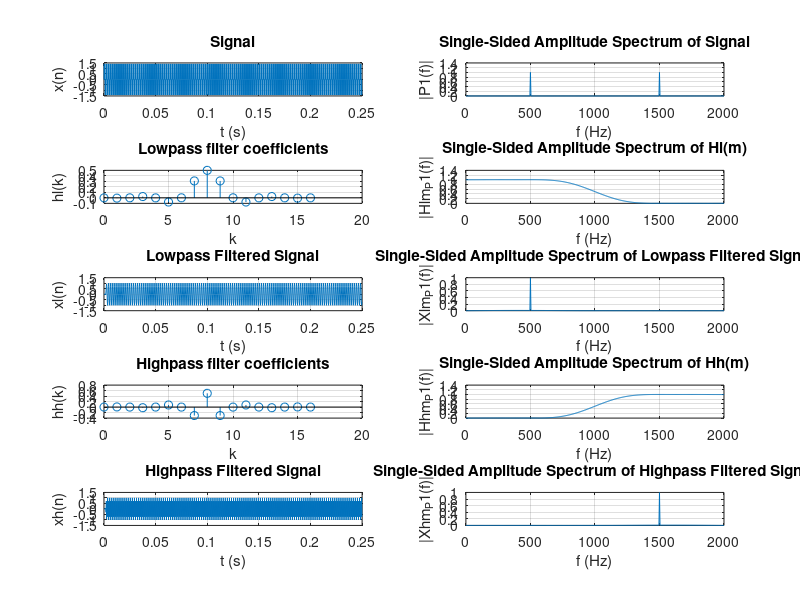
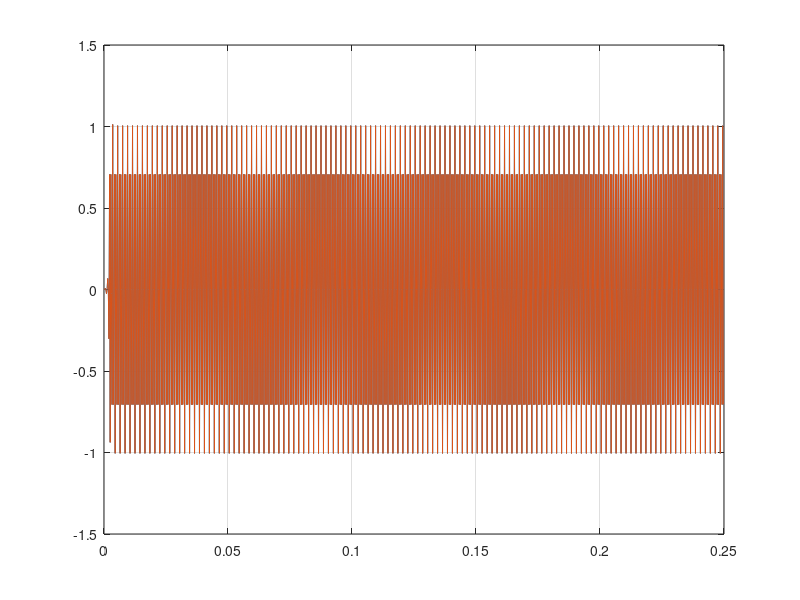

The MATLAB source for these figures, in order:
close all
clear

%-- common --
Fs = 4000;            % Sampling frequency                    
T = 1/Fs;             % Sampling period       
L = 1000;             % Length of signal
t = (0:L-1)*T;        % Time vector
f1 = 500;
f2 = 1500;
fc = 1000/(Fs/2);
nfir = 16;

%-- signal --
xn = sin(2*pi*f1*t) + sin(2*pi*f2*t);

%-- signal fft --
f = Fs*(0:(L/2))/L;
Xm = fft(xn);
P2 = abs(Xm/L);
P1 = P2(1:L/2+1);
P1(2:end-1) = 2*P1(2:end-1);

%-- lowpass filter --
hl_k = fir1(nfir,fc);

%-- lowpass filter fft --
Hlm = fft( [hl_k zeros(1, L - length(hl_k))] );
Hlm_P2 = abs(Hlm/1);    % don't divide because filter coefficients are already scaled ???
Hlm_P1 = Hlm_P2(1:L/2+1);
Hlm_P1(2:end-1) = Hlm_P1(2:end-1);

%-- lowpass filtered signal --
xln = filter(hl_k,1,xn);

%-- lowpass filtered signal fft --
Xlm = fft(xln);
Xlm_P2 = abs(Xlm/L);
Xlm_P1 = Xlm_P2(1:L/2+1);
Xlm_P1(2:end-1) = 2*Xlm_P1(2:end-1);

%-- highpass filter --
hh_k = -1*hl_k;
hh_k(9) = hh_k(9) + 1

%-- highpass filter fft --
Hhm = fft( [hh_k zeros(1, L - length(hh_k))] );
Hhm_P2 = abs(Hhm/1);    % don't divide because filter coefficients are already scaled ???
Hhm_P1 = Hhm_P2(1:L/2+1);
Hhm_P1(2:end-1) = Hhm_P1(2:end-1);

%-- highpass filtered signal --
xhn = filter(hh_k,1,xn);

%-- highpass filtered signal fft --
Xhm = fft(xhn);
Xhm_P2 = abs(Xhm/L);
Xhm_P1 = Xhm_P2(1:L/2+1);
Xhm_P1(2:end-1) = 2*Xhm_P1(2:end-1);

%-- highpass filtered signal using low pass--
% xhn2 = xn - xln;
delayed_signal = [zeros(1,8) xn];
delayed_signal = delayed_signal(1:L);
xhn2 = delayed_signal - xln;
%-- plots --
figure
subplot(5,2,1)
plot(t, xn)
grid on
title('Signal')
xlabel('t (s)')
ylabel('x(n)')

subplot(5,2,2)
plot(f,P1) 
grid on
title('Single-Sided Amplitude Spectrum of Signal')
xlabel('f (Hz)')
ylabel('|P1(f)|')

subplot(5,2,3)
stem((0:nfir), hl_k)
grid on
title('Lowpass filter coefficients')
xlabel('k')
ylabel('hl(k)')

subplot(5,2,4)
plot(f,Hlm_P1) 
grid on
title('Single-Sided Amplitude Spectrum of Hl(m)')
xlabel('f (Hz)')
ylabel('|Hlm_P1(f)|')

subplot(5,2,5)
plot(t, xln)
grid on
title('Lowpass Filtered Signal')
xlabel('t (s)')
ylabel('xl(n)')

subplot(5,2,6)
plot(f,Xlm_P1) 
grid on
title('Single-Sided Amplitude Spectrum of Lowpass Filtered Signal')
xlabel('f (Hz)')
ylabel('|Xlm_P1(f)|')

subplot(5,2,7)
stem((0:nfir), hh_k)
grid on
title('Highpass filter coefficients')
xlabel('k')
ylabel('hh(k)')

subplot(5,2,8)
plot(f,Hhm_P1) 
grid on
title('Single-Sided Amplitude Spectrum of Hh(m)')
xlabel('f (Hz)')
ylabel('|Hhm_P1(f)|')

subplot(5,2,9)
plot(t, xhn)
grid on
title('Highpass Filtered Signal')
xlabel('t (s)')
ylabel('xh(n)')

subplot(5,2,10)
plot(f,Xhm_P1) 
grid on
title('Single-Sided Amplitude Spectrum of Highpass Filtered Signal')
xlabel('f (Hz)')
ylabel('|Xhm_P1(f)|')

figure
plot(t, xhn, t, xhn2)
grid on